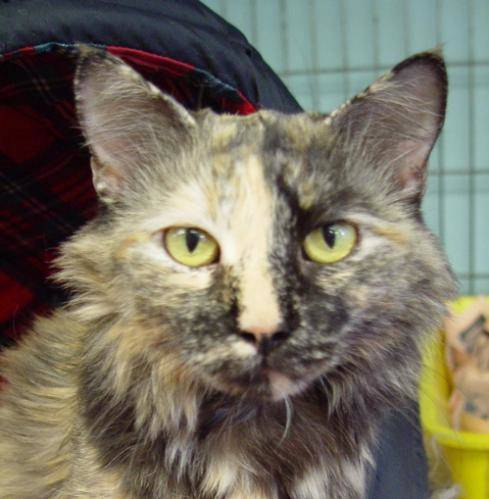
#> input picture train/cat.10.jpg, 489 x 499 px
$ python main_SVM.py
#> lines starting #> are read from the running program, lines starting #| are printed output that depends on the picture
import cv2
import numpy as np
from sklearn.svm import LinearSVC
from imutils import paths
from sklearn.model_selection import train_test_split
from sklearn import metrics
from sklearn.metrics import precision_score
from sklearn.metrics import recall_score

SAMPLE_LIST = ['test/cat.1020.jpg',
               'test/cat.1010.jpg',
               'test/dog.1046.jpg',
               'test/dog.1013.jpg']

def extract_histogram(image, bins=(8, 8, 8)):
    hist = cv2.calcHist([image], [0, 1, 2], None, bins, [0, 256, 0, 256, 0, 256])
    cv2.normalize(hist, hist)
    return hist.flatten()


def classification(image_path: list[str]) -> list[int]:
    y = []
    for image in imagePaths:
        if('cat' in image):
            y.append(0)
        elif('dog' in image):
            y.append(1)
        else:
            y.append(-1)
    return y


if __name__ == '__main__' :
    imagePaths = sorted(list(paths.list_images('train')))
    # print(imagePaths)
    X = [extract_histogram(cv2.imread(image)) for image in imagePaths]
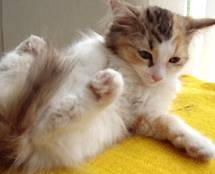
#> input picture train/cat.105.jpg, 215 x 174 px
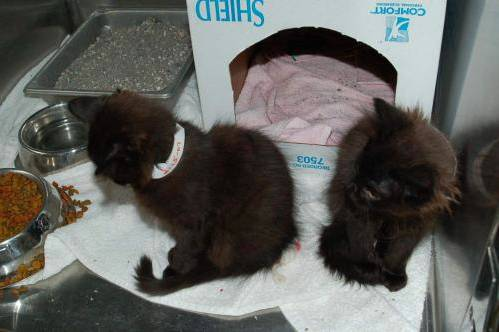
#> input picture train/cat.108.jpg, 499 x 332 px
#> X = 3 items
    y = np.array(classification(imagePaths))
    X_train, X_test, y_train, y_test = train_test_split(
        X, y, test_size = 0.25, random_state = 4)
#> X_train = 2 items; X_test = 1 item; y_train = [0, 0]; y_test = [0]
    clf = LinearSVC(random_state = 4, C = 1.47)
#> (the run stopped early here; a loop or call above may not have finished)
